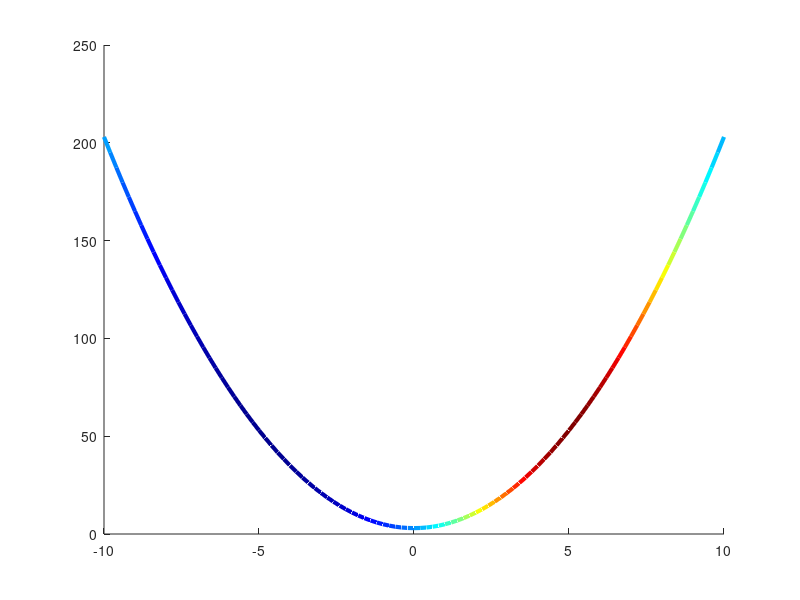

This figure's MATLAB source:
function h_out = cline(x,y,z,c,cmap,crange)
% CLINE - plots a 3D curve (x,y,z) encoded with scalar color data (c)
% using the specified colormap (default=jet);
%
% Calling:
%  h = cline(x,y,z,c,colormap,crange);
% 
% DBE 09/03/02
% Modified 20140814/BG: Added a CRANGE variable to make it possible
% to set the range for the colour span to work comparable to caxis
% for other pseudocolor plot functions.

if nargin == 0  % Generate sample data...
  x = linspace(-10,10,101);
  y = 2*x.^2+3;
  z = sin(0.1*pi*x);
  c = exp(z);
  % w = z-min(z)+1;
  cmap = 'jet';
elseif nargin<4
  fprintf('Insufficient input arguments\n');
  return;
end
if nargin < 5 || isempty(cmap)
  cmap = 'jet';
end
if nargin < 6 || isempty(crange)
  crange = [min(c) max(c)];
end

if ischar(cmap)
  cmap = colormap(cmap);                      % Set colormap
end

yy = linspace(crange(1),crange(2),size(cmap,1));  % Generate range of color indices that map to cmap
cm  =  interp1(yy,cmap,min(crange(2),max(crange(1),c)),'pchip')';         % Find interpolated colorvalue
cm(cm>1) = 1;                               % Sometimes iterpolation gives values that are out of [0,1] range...
cm(cm<0) = 0;


% Lot line segment with appropriate color for each data pair...
for i1 = (length(z)-1):-1:1,
  h(i1) = line([x(i1) x(i1+1)],[y(i1) y(i1+1)],[z(i1) z(i1+1)],'color',cm(:,i1),'LineWidth',3);
end

caxis(crange)
if nargout
  h_out = h;
end

return
